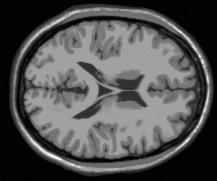
#> input picture practicals/prac3/brain.png, 217 x 181 px
$ python EM.py   (Python 2 division)
#> lines starting #> are read from the running program, lines starting #| are printed output that depends on the picture; after the words box and inside, x2 and y2 are one past the last pixel; in counts of white or black regions, pixels touching at a corner belong together; long printed decimals are rounded
#! /usr/bin/python

import numpy as np
import scipy.stats
from PIL import Image
import matplotlib.pyplot as plt

def read_file(filename):
#> called with filename = 'brain.png'
    imagefile = Image.open(filename)
#> imagefile is the input picture: PIL image 217x181 L; min 0, max 255, mean 81.3
    image_array = np.array(imagefile.getdata(), np.uint8).reshape(imagefile.size[1], imagefile.size[0])
    return image_array.astype('float32')

def array_to_image(array):
    minimal_value = np.min(array)
    maximal_value = np.max(array)
    if minimal_value < 0 or maximal_value > 255:
        array = 255*(array-minimal_value)/(maximal_value-minimal_value)
    array_uint8 = array.astype('uint8')
    return Image.fromarray(array_uint8, 'L')

def save_file(array,filename):
    imagefile = array_to_image(array)
    imagefile.save(filename)


print "Loading data"
imgData = read_file("brain.png")

mask = imgData > 30;
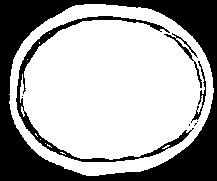
#> mask: shape (181, 217) bool; 65.8% white; 8 black regions (4 under 20 px), largest, box (x1, y1, x2, y2) and area: (0, 0, 217, 181) 11257, (16, 16, 194, 162) 1790, (164, 33, 202, 88) 218, (191, 61, 206, 123) 171

# Priors
GM_Prior = read_file("GM_prior.png")
#> call 2 of read_file, with filename = 'GM_prior.png'
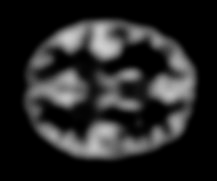
#> input picture practicals/prac3/GM_prior.png, 217 x 181 px
#> in read_file, imagefile is the input picture: PIL image 217x181 L; min 0, max 207, mean 39.4
WM_Prior = read_file("WM_prior.png")
#> call 3 of read_file, with filename = 'WM_prior.png'
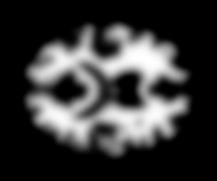
#> input picture practicals/prac3/WM_prior.png, 217 x 181 px
#> in read_file, imagefile is the input picture: PIL image 217x181 L; min 0, max 255, mean 55.8
CSF_Prior = read_file("CSF_prior.png")
#> call 4 of read_file, with filename = 'CSF_prior.png'
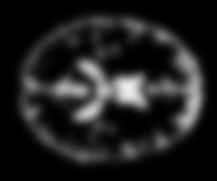
#> input picture practicals/prac3/CSF_prior.png, 217 x 181 px
#> in read_file, imagefile is the input picture: PIL image 217x181 L; min 0, max 238, mean 32.3
Other_Prior = read_file("NonBrain_prior.png")
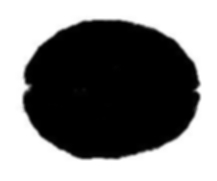
#> input picture practicals/prac3/NonBrain_prior.png, 217 x 181 px
#> in read_file, imagefile is the input picture: PIL image 217x181 L; min 0, max 255, mean 128


didNotConverge = 1
numclass = 4

#initialise mean and variances
mean  = np.random.rand(numclass,1)*256;
var = (np.random.rand(numclass,1)*10)+200;

# Allocate space for the posteriors
classProb=np.ndarray([np.size(imgData,0),np.size(imgData,1),numclass])
#> classProb: shape (181, 217, 4) float64; every value is 0
classProbSum=np.ndarray([np.size(imgData,0),np.size(imgData,1)])

# Allocate space for the priors if using them
classPrior=np.ndarray([np.size(imgData,0),np.size(imgData,1),4])
classPrior[:, :, 0] = GM_Prior/255
classPrior[:, :, 1] = WM_Prior/255
classPrior[:, :, 2] = CSF_Prior/255
classPrior[:, :, 3] = Other_Prior/255


logLik=-1000000000
oldLogLik=-1000000000
iteration=0

# Iterative process
while didNotConverge:
    iteration=iteration+1

    # Expectation
    classProbSum[:, :] = 0;
    for classIndex in range(0, numclass):
        gaussPdf = scipy.stats.norm(mean[classIndex], var[classIndex]).pdf(imgData)
        classProb[:, :, classIndex] = gaussPdf * classPrior[:,:,classIndex]; # use equal priors on all classes
        classProbSum[:, :] += classProb[:,:,classIndex]

    # normalise posterior
    for classIndex in range(0, numclass):
        classProb[:, :, classIndex] = classProb [:,:, classIndex] / classProbSum

    # Cost function
    oldLogLik = logLik
    logLik = np.sum(np.sum(np.log(classProbSum),1),0)
    print str(logLik) + "   " + str((-logLik - oldLogLik)/-(oldLogLik))

    # Maximization
    for classIndex in range(0, numclass):
        pik = mask.flatten() * classProb[:,:, classIndex].flatten()
        mean[classIndex] = np.sum(pik * imgData.flatten())/np.sum(pik)
        var[classIndex] = np.sum(pik*((imgData.flatten() - mean[classIndex])**2))/np.sum(pik)

        print str(classIndex)+" = "+str(mean[classIndex])+" , "+str(var[classIndex])

    if (logLik - oldLogLik)/-oldLogLik < 0.00001 and iteration > 5:
        didNotConverge=0
#> this loop made 7 passes
#> (oldLogLik, logLik) on passes 2 to 7: (-249249.4, -318048.4), (-318048.4, -321471.5), (-321471.5, -321003.2), (-321003.2, -321097.1), (-321097.1, -321078.1), (-321078.1, -321082)
#> logLik on pass 1: -249249.4
#| -249249.376   1.000
#| -318048.442   2.276
#| -321471.490   2.011
#| -321003.161   1.999
#| -321097.082   2.000
#| -321078.143   2.000
#| -321082.037   2.000
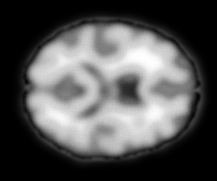
#> classProbSum: shape (181, 217) float64; min 0.000172, max 0.000611, mean 0.000316; drawn with min black and max white
#> after the loop, iteration = 7; mean = [116.3, 144.9, 96.17, 97.87]; var = [946, 652.9, 1627.7, 2315.8]


np.histogram(imgData.flatten())
plt.hist(imgData.flatten(), 200)
plt.show()
#> figure, not shown here; tallest bar 8086 high, from x = 1.27 to 2.55

save_file(classProb[ : ,: ,0] * 255, "seg0.png")
#> in array_to_image, `minimal_value = np.min(array)`: minimal_value = 0
#> in array_to_image, `maximal_value = np.max(array)`: maximal_value = 223.6
save_file(classProb[ : ,: ,1] * 255, "seg1.png")
save_file(classProb[ : ,: ,2] * 255, "seg2.png")
save_file(classProb[ : ,: ,3] * 255, "seg3.png")
#> in array_to_image (call 4), `maximal_value = np.max(array)`: maximal_value = 255
#> in array_to_image (call 4), `array_uint8 = array.astype('uint8')`:
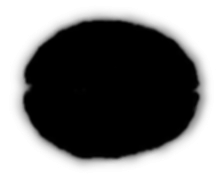
#> array_uint8: shape (181, 217); min 0, max 255, mean 121.7
